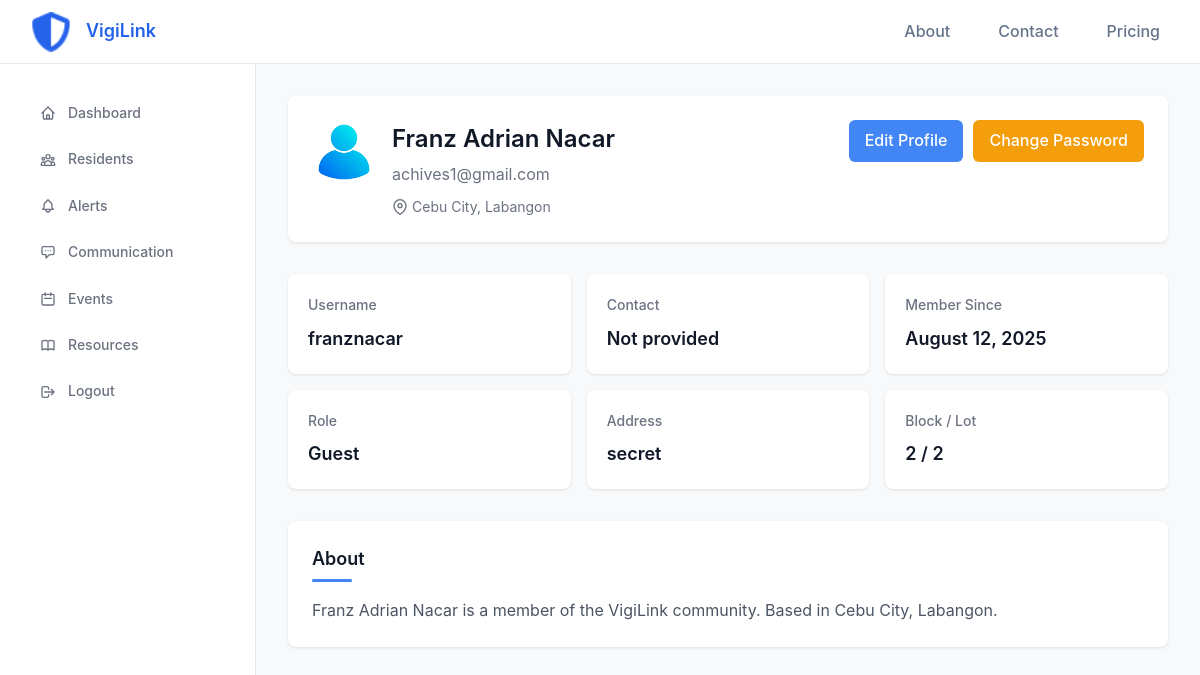
Page /user/profile/ (signed in) on the earlier database version.
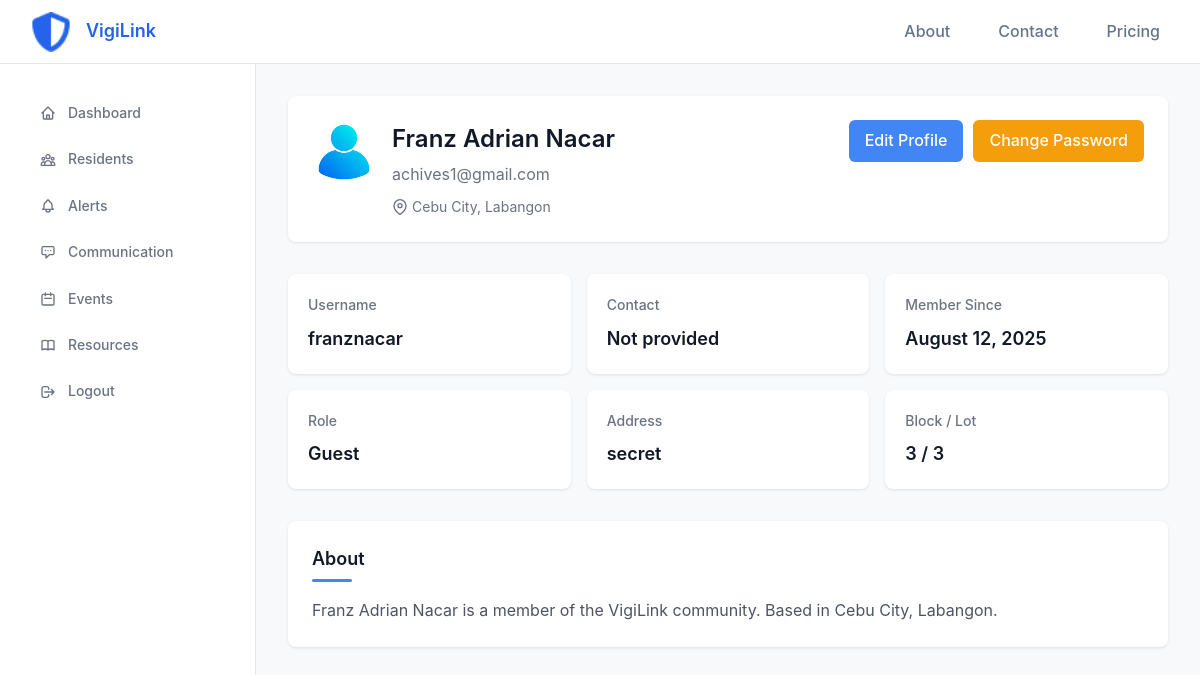
Same page on the later database version.
### accounts/models.py (models this page shows, shortened)
class User(AbstractUser):
    first_name = None
    last_name = None
    ROLE_CHOICES = (
        ('guest', 'Guest'),
        ('resident', 'Resident'),
        ('communityowner', 'Community Owner'),
        ('security', 'Security'),
        ('admin', 'Admin'),
    )
    full_name = models.CharField(max_length=300, blank=True)
    city = models.ForeignKey(City, on_delete=models.SET_NULL, null=True, blank=True)
    district = models.ForeignKey(District, on_delete=models.SET_NULL, null=True, blank=True)
    contact = models.CharField(max_length=50, blank=True)
    is_verified = models.BooleanField(default=False)
    verification_code = models.CharField(max_length=6, blank=True, null=True)
    verification_code_created = models.DateTimeField(null=True, blank=True)
    profile_picture = models.ImageField(upload_to='profile_pictures/', default='accounts/static/accounts/images/profile.png')
    role = models.CharField(max_length=20, choices=ROLE_CHOICES, default='guest')
    address = models.TextField(blank=True)
    block = models.CharField(max_length=50, blank=True)
    lot = models.CharField(max_length=50, blank=True)
    about = models.TextField(blank=True, help_text='A short bio or description about yourself')
    objects = CustomUserManager()
    USERNAME_FIELD = 'username'
    REQUIRED_FIELDS = ['email', 'full_name']
    class Meta:
        verbose_name = _('user')
        verbose_name_plural = _('users')
    def __str__(self):
        return self.username

class City(models.Model):
    name = models.CharField(max_length=100)
    class Meta:
        verbose_name = _('city')
        verbose_name_plural = _('cities')

class District(models.Model):
    name = models.CharField(max_length=100)
    city = models.ForeignKey(City, on_delete=models.CASCADE, related_name='districts')
    class Meta:
        verbose_name = _('district')
        verbose_name_plural = _('districts')

### user_panel/views.py (the view)
# urls.py: path('profile/', views.view_profile, name='view_profile'),
@login_required
def view_profile(request, user_id=None):
    try:
        if user_id:
            profile_user = get_object_or_404(User, id=user_id)
        else:
            profile_user = request.user
        is_own_profile = profile_user.id == request.user.id
        context = {
            'user': profile_user,
            'is_own_profile': is_own_profile
        }
        return render(request, 'dashboard/view_profile.html', context)
    except Exception as e:
        logger.error(f"Error rendering profile view: {str(e)}")
        return HttpResponse(f"Error loading profile: {str(e)}")

### user_panel/templates/dashboard/view_profile.html (shortened to what this page needs)
{% extends 'dashboard/base.html' %}
{% load static %}
{% block extra_css %}
<link rel="stylesheet" href="{% static 'dashboard/css/view_profile.css' %}">
{% endblock %}
{% block content %}
            <div class="profile-header">
                <div class="profile-info">
                    {% if user.profile_picture %}
                        <div class="profile-avatar">
                            <img src="{{ user.profile_picture.url }}" alt="{{ user.full_name }}" class="avatar-img" onerror="this.src='/static/accounts/images/profile.png'">
                        </div>
                    {% else %}
                        <div class="profile-avatar">
                            {{ user.username|slice:":2"|upper }}
                        </div>
                    {% endif %}
                    <div class="profile-details">
                        <h1>{{ user.full_name }}</h1>
                        <p class="profile-email">{{ user.email }}</p>
                        <div class="profile-location">
                            <svg width="16" height="16" viewBox="0 0 24 24" fill="none" stroke="currentColor" stroke-width="2">
                                <path d="M21 10c0 7-9 13-9 13s-9-6-9-13a9 9 0 0 1 18 0z"></path>
                                <circle cx="12" cy="10" r="3"></circle>
                            </svg>
                            {% if user.city %}{{ user.city.name }}{% if user.district %}, {{ user.district.name }}{% endif %}{% else %}Location not set{% endif %}
                        </div>
                    </div>
                </div>
                {% if is_own_profile %}
                <div class="edit-btn-container">
                    <a href="{% url 'user_panel:edit_profile' %}" class="edit-btn">Edit Profile</a>
                    <a href="{% url 'user_panel:change_password' %}" class="edit-btn" style="background-color: #f59e0b; margin-left: 10px;">Change Password</a>
                </div>
                {% endif %}
            </div>
            <div class="stats-grid">
                <div class="stat-item">
                    <h3>Username</h3>
                    <p>{{ user.username }}</p>
                </div>
                <div class="stat-item">
                    <h3>Contact</h3>
                    <p>{{ user.contact|default:"Not provided" }}</p>
                </div>
                <div class="stat-item">
                    <h3>Member Since</h3>
                    <p>{{ user.date_joined|date:"F j, Y" }}</p>
                </div>
                <div class="stat-item">
                    <h3>Role</h3>
                    <p>{{ user.get_role_display|default:"Resident" }}</p>
                </div>
                <div class="stat-item">
                    <h3>Address</h3>
                    <p>{{ user.address|default:"Not provided" }}</p>
                </div>
                <div class="stat-item">
                    <h3>Block / Lot</h3>
                    <p>{% if user.block or user.lot %}{{ user.block }} / {{ user.lot }}{% else %}Not provided{% endif %}</p>
                </div>
            </div>
            <section class="about-section">
                <h2 class="section-title">About</h2>
                <p class="about-text">
                    {% if user.about %}
                        {{ user.about }}
                    {% else %}
                        {{ user.full_name }} is a member of the VigiLink community.
                        {% if user.city %}
                        Based in {{ user.city.name }}{% if user.district %}, {{ user.district.name }}{% endif %}.
                        {% endif %}
                    {% endif %}
                </p>
            </section>
{% endblock %}

### user_panel/templates/dashboard/base.html (shortened to what this page needs)
<!DOCTYPE html>
<html lang="en">
<head>
    {% load static %}
    <link rel="stylesheet" href="{% static 'dashboard/css/dashboard_styles.css' %}">
    <link rel="stylesheet" href="{% static 'dashboard/css/post_styles.css' %}">
    <link rel="stylesheet" href="https://cdnjs.cloudflare.com/ajax/libs/font-awesome/6.4.2/css/all.min.css" />
    {% block extra_css %}{% endblock %}
</head>
<body>
    <header class="header">
        <div class="header-left">
            <div class="logo" style="margin-left: 15px;">
                <a href="{% url 'user_panel:dashboard' %}" style="text-decoration: none; color: inherit; display: flex; align-items: center;">
                    <img src="{% static 'accounts/images/vigilink_logo.png' %}" alt="VigiLink Logo" class="logo-img" style="height:40px;">
                    <span class="logo-text" style="vertical-align:middle; margin-left: 15px; color: #2563EB;">VigiLink</span>
                </a>
            </div>
        </div>
        <div class="header-right">
            <nav class="nav-links">
                <a href="{% url 'user_panel:about' %}">About</a>
                <a href="{% url 'user_panel:contact' %}">Contact</a>
                <a href="{% url 'user_panel:pricing' %}">Pricing</a>
            </nav>
        </div>
    </header>
    <div class="sidebar" id="sidebar" style="margin-top: 0;">
        <nav class="sidebar-nav">
            <a href="{% url 'user_panel:dashboard' %}" class="sidebar-link {% if request.path == '/user/dashboard/' %}active{% endif %}">
                <svg class="sidebar-icon" fill="none" stroke="currentColor" viewBox="0 0 24 24">
                    <path stroke-linecap="round" stroke-linejoin="round" stroke-width="2" d="M3 12l2-2m0 0l7-7 7 7M5 10v10a1 1 0 001 1h3m10-11l2 2m-2-2v10a1 1 0 01-1 1h-3m-6 0a1 1 0 001-1v-4a1 1 0 011-1h2a1 1 0 011 1v4a1 1 0 001 1m-6 0h6"/>
                </svg>
                Dashboard
            </a>
            <a href="#" class="sidebar-link">
                Residents
            </a>
            <a href="#" class="sidebar-link">
                Alerts
            </a>
            <a href="{% url 'user_panel:communication' %}" class="sidebar-link {% if request.path == '/user/communication/' %}active{% endif %}">
                <svg class="sidebar-icon" fill="none" stroke="currentColor" viewBox="0 0 24 24">
                    <path stroke-linecap="round" stroke-linejoin="round" stroke-width="2" d="M8 10h.01M12 10h.01M16 10h.01M9 16H5a2 2 0 01-2-2V6a2 2 0 012-2h14a2 2 0 012 2v8a2 2 0 01-2 2h-5l-5 5v-5z"/>
                </svg>
                Communication
            </a>
            <a href="#" class="sidebar-link">
                <svg class="sidebar-icon" fill="none" stroke="currentColor" viewBox="0 0 24 24">
                    <path stroke-linecap="round" stroke-linejoin="round" stroke-width="2" d="M8 7V3m8 4V3m-9 8h10M5 21h14a2 2 0 002-2V7a2 2 0 00-2-2H5a2 2 0 00-2 2v12a2 2 0 002 2z"/>
                </svg>
                Events
            </a>
            <a href="#" class="sidebar-link">
                Resources
            </a>
            <a href="{% url 'logout' %}" class="sidebar-link">
                <svg class="sidebar-icon" fill="none" stroke="currentColor" viewBox="0 0 24 24">
                    <path stroke-linecap="round" stroke-linejoin="round" stroke-width="2" d="M17 16l4-4m0 0l-4-4m4 4H7m6 4v1a3 3 0 01-3 3H6a3 3 0 01-3-3V7a3 3 0 013-3h4a3 3 0 013 3v1"/>
                </svg>
                Logout
            </a>
        </nav>
    </div>
    <main class="main-content" id="mainContent">
        {% block content %}{% endblock %}
    </main>
</body>
</html>

### user_panel/static/dashboard/css/dashboard_styles.css (style rules this page uses)
* { margin: 0; padding: 0; box-sizing: border-box; }
body { font-family: -apple-system, BlinkMacSystemFont, 'Segoe UI', Roboto, 'Helvetica Neue', Arial, sans-serif; background-color: #fafafa; color: #1f2937; line-height: 1.6; }
.header { position: fixed; top: 0; left: 0; right: 0; height: 64px; background: white; border-bottom: 1px solid #e5e7eb; display: flex; align-items: center; justify-content: space-between; padding: 0 1rem; z-index: 50; }
.header-left { display: flex; align-items: center; gap: 1rem; }
.logo { display: flex; align-items: center; gap: 0.5rem; }
.logo-text { font-size: 1.125rem; font-weight: 600; color: #1f2937; }
.header-right { display: flex; align-items: center; gap: 1.5rem; }
.nav-links { display: flex; gap: 1rem; margin-right: 0.5rem; }
.nav-links a { text-decoration: none; color: #64748b; font-weight: 500; transition: color 0.2s; padding: 0.5rem 1rem; border-radius: 0.375rem; }
.avatar-img { width: 100%; height: 100%; object-fit: cover; }
.sidebar { position: fixed; top: 64px; left: 0; width: 240px; height: calc(100vh - 64px); background: white; border-right: 1px solid #e5e7eb; transition: transform 0.3s ease; z-index: 40; margin-top: 0; padding-top: 0; }
.sidebar-nav { list-style: none; margin-top: 0; padding-top: 10px; }
.sidebar-nav a { display: flex; align-items: center; gap: 0.75rem; padding: 0.75rem 1.5rem; color: #6b7280; text-decoration: none; font-size: 0.875rem; font-weight: 500; transition: all 0.3s; }
.sidebar-nav svg { width: 16px; height: 16px; stroke-width: 2; }
.main-content { margin-left: 240px; margin-top: 64px; padding: 1rem 1.5rem; min-height: calc(100vh - 64px); transition: margin-left 0.3s ease; }

Differences in the rows shown:
changed User "Franz Adrian Nacar": block "2" → "3"; lot "2" → "3"
